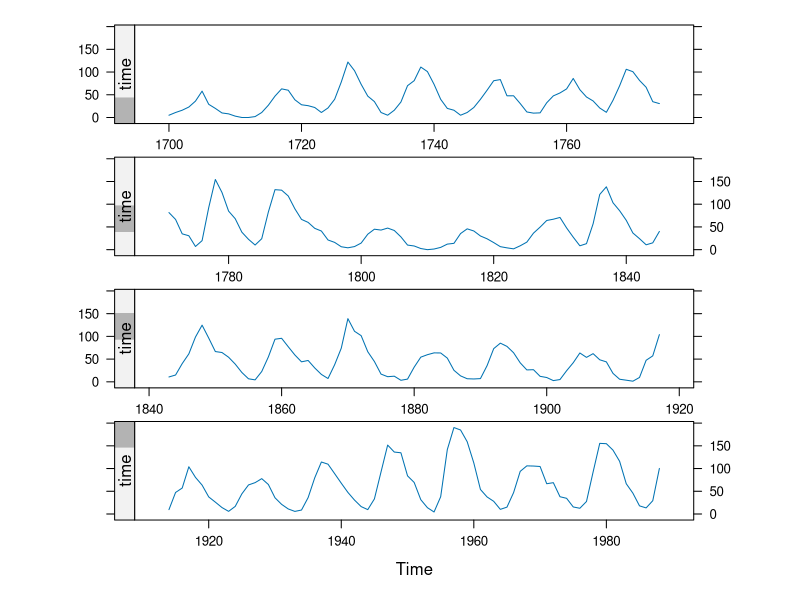
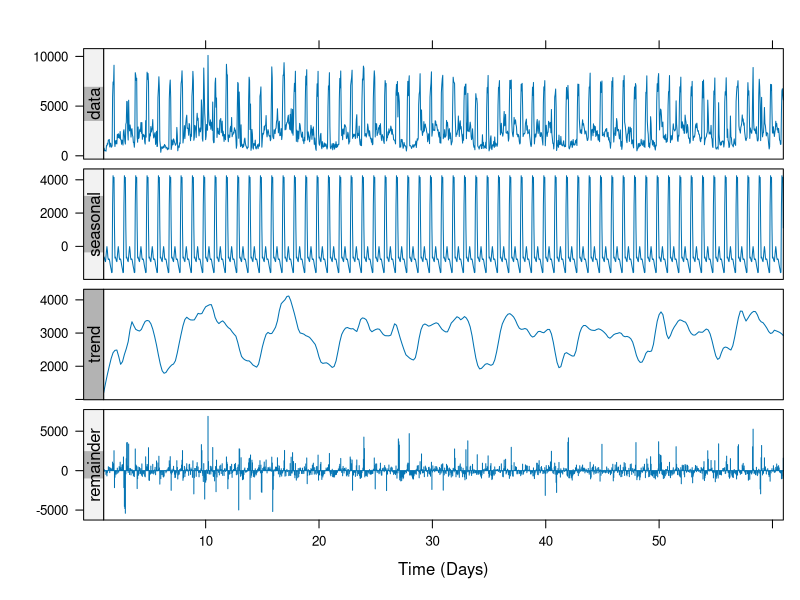
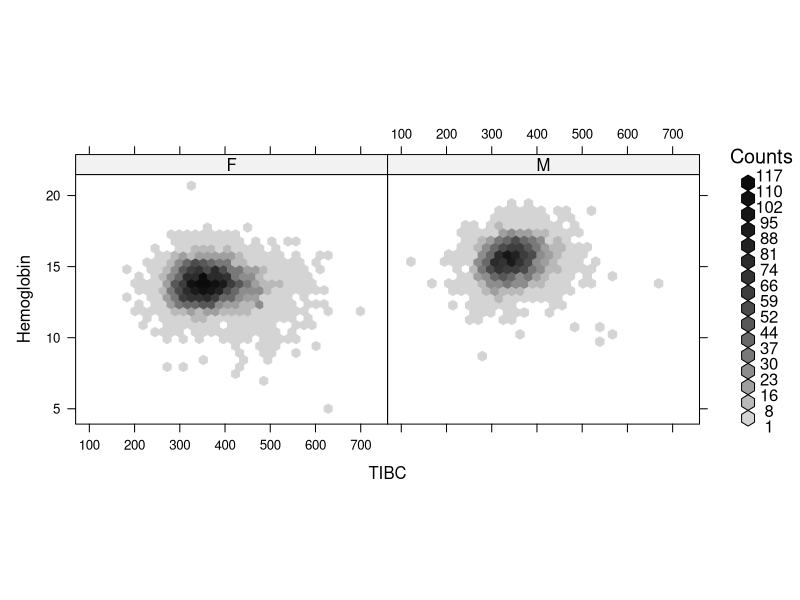

Reproduce these figures in R, in order. (Note: this script raises an error after producing the figures.)
## ---- chunk 1
library("latticeExtra")

## Figure 14.1
xyplot(
  sunspot.year,
  aspect = "xy",
  strip = FALSE, strip.left = TRUE,
  cut = list(number = 4, overlap = 0.05),
  # par.settings = ggplot2like()
)
## ---- chunk 2
data(biocAccess, package = "latticeExtra")
ssd <- stl(
  ts(biocAccess$counts[1:(24 * 30 * 2)], frequency = 24),
  "periodic"
)

## Figure 14.2
xyplot(ssd, xlab = "Time (Days)")
## ---- chunk 3
# library("flowViz")
# data(GvHD, package = "flowCore")
#
# ## Figure 14.3
# densityplot(Visit ~ `FSC-H` | Patient, data = GvHD)
## ---- chunk 4
library("hexbin")
data(NHANES)

## Figure 14.4
hexbinplot(Hemoglobin ~ TIBC | Sex, data = NHANES, aspect = 0.8)
## ---- chunk 5
panel.piechart <-
  function(x, y, labels = as.character(y),
           edges = 200, radius = 0.8, clockwise = FALSE,
           init.angle = if (clockwise) 90 else 0,
           density = NULL, angle = 45,
           col = superpose.polygon$col,
           border = superpose.polygon$border,
           lty = superpose.polygon$lty, ...) {
    stopifnot(require("gridBase"))
    superpose.polygon <- trellis.par.get("superpose.polygon")
    opar <- par(no.readonly = TRUE)
    on.exit(par(opar))
    if (panel.number() > 1) par(new = TRUE)
    par(fig = gridFIG(), omi = c(0, 0, 0, 0), mai = c(0, 0, 0, 0))
    pie(as.numeric(x),
      labels = labels, edges = edges, radius = radius,
      clockwise = clockwise, init.angle = init.angle, angle = angle,
      density = density, col = col, border = border, lty = lty
    )
  }
piechart <- function(x, data = NULL, panel = "panel.piechart", ...) {
  ocall <- sys.call(sys.parent())
  ocall[[1]] <- quote(piechart)
  ccall <- match.call()
  ccall$data <- data
  ccall$panel <- panel
  ccall$default.scales <- list(draw = FALSE)
  ccall[[1]] <- quote(lattice::barchart)
  ans <- eval.parent(ccall)
  ans$call <- ocall
  ans
}

## Figure 14.5
par(new = TRUE)
piechart(VADeaths, groups = FALSE, xlab = "")
